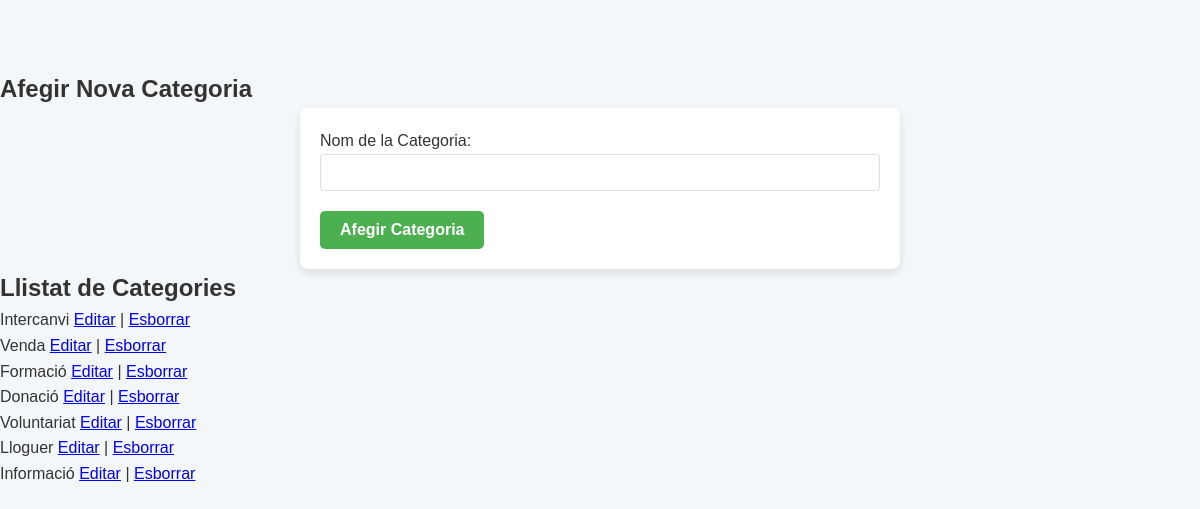
/AgendaSostenible/admin_categories.php (signed in), run on the app's committed database.
### tables this page shows
CREATE TABLE `categories` (
  `id` int(11) NOT NULL,
  `nom_categoria` varchar(255) DEFAULT NULL
);

### AgendaSostenible/admin_categories.php (the view, shortened to what this page needs)
<?php
require 'db_connection.php';
$sql = "SELECT * FROM Categories";
$stmt = $pdo->prepare($sql);
$stmt->execute();
$categories = $stmt->fetchAll(PDO::FETCH_ASSOC);
?>
<!DOCTYPE html>
<html lang="ca">
<head>
    <link rel="stylesheet" href="estils.css">
</head>
<body>
    <h2>Afegir Nova Categoria</h2>
    <form action="admin_categories.php" method="POST">
        <label>Nom de la Categoria:</label>
        <input type="text" name="nom_categoria" required>
        <button type="submit">Afegir Categoria</button>
    </form>
    <h2>Llistat de Categories</h2>
    <ul>
        <?php foreach ($categories as $categoria): ?>
            <li><?php echo htmlspecialchars($categoria['nom_categoria']); ?>
                <a href="admin_category_edit.php?id=<?php echo $categoria['id']; ?>">Editar</a> |
                <a href="admin_categories.php?delete=<?php echo $categoria['id']; ?>" onclick="return confirm('Estàs segur de voler eliminar aquesta categoria?');">Esborrar</a>
            </li>
        <?php endforeach; ?>
    </ul>
</body>
</html>

### AgendaSostenible/estils.css (style rules this page uses)
* { margin: 0; padding: 0; box-sizing: border-box; font-family: 'Arial', sans-serif; }
body { color: #333; background-color: #f4f7f9; line-height: 1.6; padding-top: 70px; }
form { margin: 20px 0; padding: 20px; background: #ffffff; border-radius: 8px; box-shadow: 0px 4px 8px rgba(0, 0, 0, 0.1); max-width: 600px; margin: auto; }
input[type="text"], input[type="email"], input[type="password"], input[type="file"], input[type="date"], textarea, select { width: 100%; padding: 10px; margin-bottom: 20px; border: 1px solid #ddd; border-radius: 4px; }
button { padding: 10px 20px; font-size: 16px; font-weight: bold; border: none; border-radius: 5px; background-color: #4caf50; color: #fff; cursor: pointer; transition: background-color 0.3s ease; }

### data on the page
categories: nom_categoria "Intercanvi"
categories: nom_categoria "Venda"
categories: nom_categoria "Formació"
categories: nom_categoria "Donació"
categories: nom_categoria "Voluntariat"
categories: nom_categoria "Lloguer"
categories: nom_categoria "Informació"
